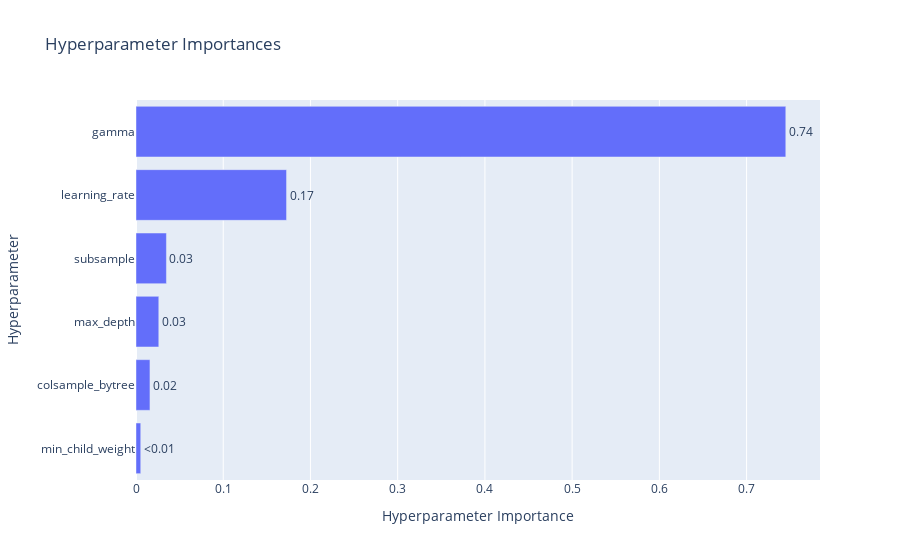

The notebook cell this image was saved under:
### Code cell
optuna.visualization.plot_param_importances(study)

### Figure 1 — Plotly figure (JSON) as saved in the notebook; plotly's stock layout.template omitted (floating-point values rounded to 4 significant figures)
{"data": [{"cliponaxis": false, "hovertemplate": ["min_child_weight (IntDistribution): 0.0054325283658353315<extra></extra>", "colsample_bytree (FloatDistribution): 0.016008320614851704<extra></extra>", "max_depth (IntDistribution): 0.02612520280650576<extra></extra>", "subsample (FloatDistribution): 0.03489158083334429<extra></extra>", "learning_rate (FloatDistribution): 0.17259165142510063<extra></extra>", "gamma (FloatDistribution): 0.7449507159543625<extra></extra>"], "name": "Objective Value", "orientation": "h", "text": ["<0.01", "0.02", "0.03", "0.03", "0.17", "0.74"], "textposition": "outside", "type": "bar", "x": [0.005433, 0.01601, 0.02613, 0.03489, 0.1726, 0.745], "y": ["min_child_weight", "colsample_bytree", "max_depth", "subsample", "learning_rate", "gamma"]}], "layout": {"title": {"text": "Hyperparameter Importances"}, "xaxis": {"title": {"text": "Hyperparameter Importance"}}, "yaxis": {"title": {"text": "Hyperparameter"}}}}
